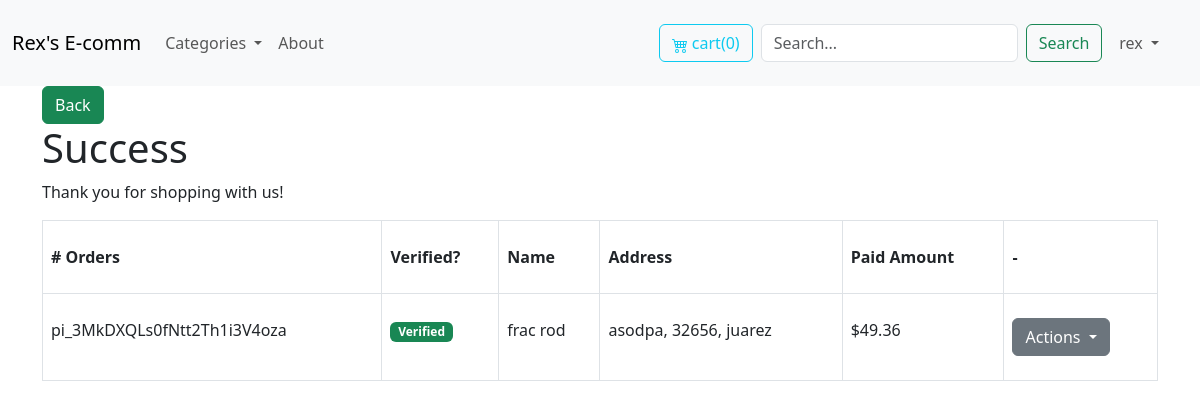
The page /cart/success/ (signed in) on the database its author committed.
### store/models.py (models this page shows, shortened)
class Order(models.Model):
    first_name = models.CharField(max_length=255)
    last_name = models.CharField(max_length=255)
    address = models.CharField(max_length=255)
    zipcode = models.CharField(max_length=255)
    city = models.CharField(max_length=255)
    paid_amount = models.IntegerField(blank=True, null=True)
    is_paid = models.BooleanField(default=False)
    payment_intent = models.CharField(max_length=255)
    discount_code = models.CharField(max_length=35, null=True, blank=True)
    created_by = models.ForeignKey(User, related_name='orders', on_delete=models.SET_NULL, null=True)
    created_at = models.DateTimeField(auto_now_add=True)
    is_shipped = models.BooleanField(default=False)
    class Meta:
        ordering = ('-id','-created_at',)
    def get_display_price(self):
        return self.paid_amount /100

### store/decorator.py (the view)
        def wrapper(request,*args, **kwargs):
            if request.user.is_anonymous:
                return redirect('login')
            elif 'customer' in dir(request.user):
                if request.user.customer.stripe_cus_id!='':
                    return function(request,*args, **kwargs)
                else:
                    messages.info(request,"Introduzca por favor sus datos para poder continuar ")
                    vi = reverse('create_customer_already_signup', kwargs={'pk':str(request.user.id)})
                    return redirect(f'{vi}?next={request.path}')
            else:
                messages.info(request,"Introduzca por favor sus datos para poder continuar ")
                vi = reverse('create_customer_already_signup', kwargs={'pk':str(request.user.id)})
                return redirect(f'{vi}?next={request.path}')

### store/forms.py
class OrderForm(forms.ModelForm):
    id = forms.IntegerField(widget=forms.HiddenInput)
    class Meta:
        model= Order
        fields = (
            'first_name',
            'last_name',
            'address',
            'zipcode',
            'city',
            'id',
            'discount_code',
        )

### store/cart.py (called while the page is built)
    def __len__(self):
        return sum(item['quantity'] for item in self.cart.values())

### store/context_processors.py (called while the page is built)
def cart(request):
    return {'cart':Cart(request)}

### store/templatetags/menu.py (called while the page is built)
@register.inclusion_tag('core/menu.html')
def menu(*args, **kwargs):
    categories = Category.objects.annotate(product_count=Count('products')).filter(product_count__gt=0)
    return {'categories': categories}

@register.simple_tag
def back_button(request):
    if request.method == 'GET':
        return True #request.META.get('HTTP_REFERER', '/')
    return False

### store/views.py (called while the page is built)
@login_required
@verify_customer()
def success(request):
    form = OrderForm()
    orders = Order.objects.filter(created_by=request.user)
    return render(request, 'store/success.html',{
        'form':form,
        'orders':orders
    })

### store/templates/store/success.html (shortened to what this page needs)
{% extends 'core/mainBase.html' %}
{% block content %}
<h1 class="mb-6 text-xl">Success</h1>
<p>Thank you for shopping with us!</p>
<div class="table-responsive-md">
  <table class="table table-bordered table-hover bg-success">
    <thead class="text-white">
      <tr>
        <th scope="col" class="px-6 py-4">
          # Orders
        </th>
        <th scope="col" class="px-6 py-4">
          Verified?
        </th>
        <th scope="col" class="px-6 py-4">
          Name
        </th>
        <th scope="col" class="px-6 py-4">
          Address
        </th>
        <th scope="col" class="px-6 py-4">
          Paid Amount
        </th>
        <th scope="col" class="px-6 py-4">
          -
        </th>
      </tr>
    </thead>
    <tbody>
      {% for order in orders %}
      <tr class="bg-white border-b">
        <td class="px-6 py-4 whitespace-nowrap">
          {% if not order.is_paid %}
          <button onclick="verified(event, '{{ order.payment_intent }}')" class="btn btn-primary">
            {{ order.payment_intent }}
          </button>
          {% else %}
            {{ order.payment_intent }}
          {% endif %}
        </td>
        <td class="px-6 py-4 whitespace-nowrap">
          {% if order.is_paid %}
          <span class="badge text-bg-success">Verified</span>
          {% else %}
          <span class="badge text-bg-danger">Not Verified</span>
          {% endif %}
        </td>
        <td class="px-6 py-4 whitespace-nowrap">{{ order.first_name }} {{ order.last_name }}</td>
        <td class="px-6 py-4 whitespace-nowrap">{{ order.address }}, {{ order.zipcode }}, {{ order.city }}</td>
        <td class="px-6 py-4 whitespace-nowrap">${{ order.get_display_price }}</td>
        <td class="px-6 py-4 whitespace-nowrap">
            <div class="dropdown">
                <button class="btn btn-secondary dropdown-toggle" type="button" data-bs-toggle="dropdown" aria-expanded="false">
                Actions
                </button>
            </div>
        </td>
      </tr>
      {% endfor %}
    </tbody>
  </table>
</div>
{% endblock content %}

### core/templates/core/partials/navbar.html (shortened to what this page needs)
{% load menu %}
<nav class="navbar navbar-expand-lg bg-body-tertiary">
    <div class="container-fluid">
      <a class="navbar-brand" href="{% url 'frontpage' %}">Rex's E-comm</a>
      <div class="collapse navbar-collapse" id="navbarSupportedContent">
        <ul class="navbar-nav me-auto mb-2 mb-lg-0">
          <li class="nav-item dropdown">
            {% menu %}
          </li>
          <li class="nav-item">
            <a class="nav-link" href="{% url 'about' %}">About</a>
          </li>
        </ul>
        <a href="{% url 'cart_view' %}"class="m-2 nav-item btn btn-outline-info">
            cart<span>({{cart|length}})</span>
        </a>
        <form action="/search/" method="get" class="d-flex" role="search">
          <input class="form-control me-2" type="search" name="query" placeholder="Search..." aria-label="Search">
          <button class="btn btn-outline-success" type="submit">Search</button>
        </form>
        <ul class="navbar-nav m-2 btn">
            <li class="nav-item dropdown">
                <a class="nav-link dropdown-toggle" href="#" role="button" data-bs-toggle="dropdown" aria-expanded="false">
                {{request.user}}
                </a>
            </li>
        </ul>
      </div>
    </div>
</nav>

### rows shown on the page
Order: payment_intent "pi_3MkDXQLs0fNtt2Th1i3V4oza", is_paid "Verified", first_name "frac", last_name "rod", address "asodpa", zipcode "32656", city "juarez", get_display_price "49.36"

### other values the page prints
{{ cart|length }} "0"
{{ request.user }} "rex"
